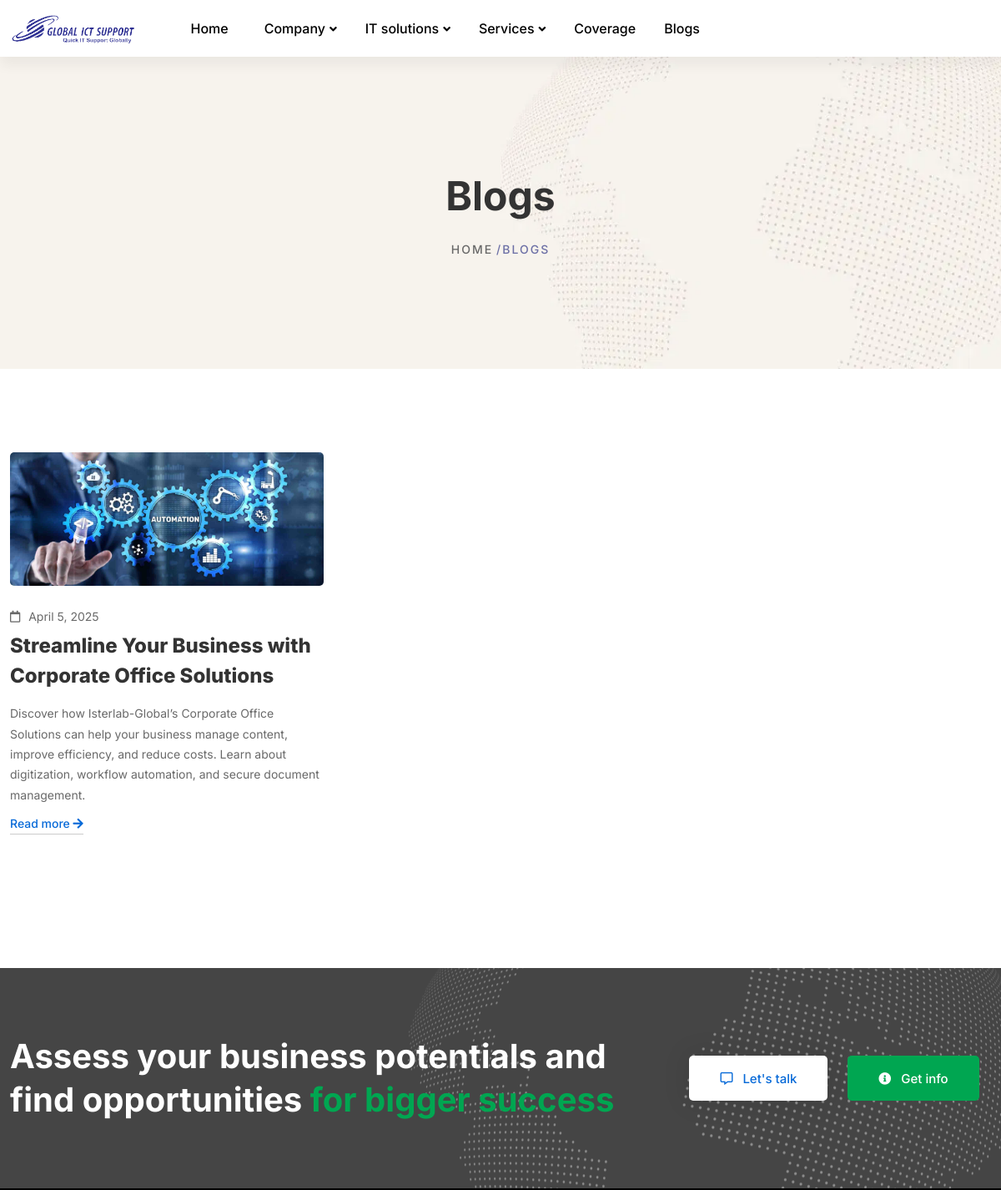
Page /blogs/ (upper part) on the earlier database version.
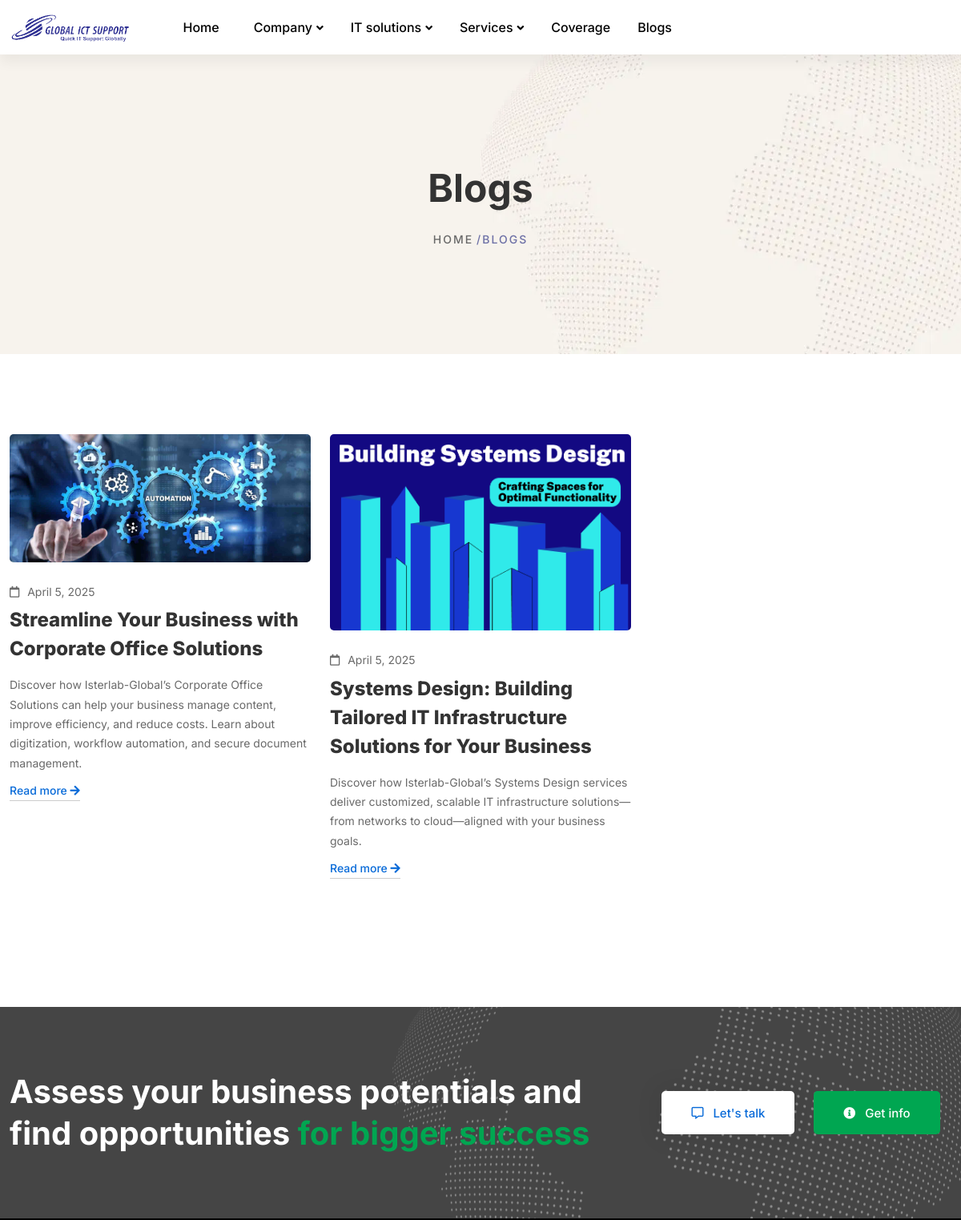
Same page on the later database version.
### landing/models.py (models this page shows, shortened)
class Blog(models.Model):
    id = models.UUIDField(primary_key=True,default=uuid.uuid4,editable=False)
    title = models.CharField(max_length=255)
    description = models.TextField()
    content = RichTextField()
    image = models.ImageField(upload_to="blogs", blank=True, null=True)
    created_at = models.DateTimeField(auto_now_add=True)
    tags = models.TextField()
    author = models.CharField(max_length=150,blank=True, null=True)
    slug = models.CharField(max_length=300,blank=True, null=True)

### landing/views.py (the view)
# urls.py: path("blogs/",blogs,name="blogs"),
def blogs(request):
    context = {
        "blogs":Blog.objects.all()
    }
    return render(request, 'pages/blogs.html',context)

### landing/context_processors.py (called while the page is built)
def global_context(request):
    global_services = Service.objects.all()[:6]
    global_solutions = Solution.objects.all()[:6]
    context = {
        "constance_services": global_services,
        "constance_solutions": global_solutions
    }
    return context

### templates/pages/blogs.html (shortened to what this page needs)
{% extends "base.html" %}
{% load static %}
{% block breadcrumbs %}
{% include "components/breadcrumbs.html" with section=' Blogs' %}
{% endblock breadcrumbs %}
{% block content %}
<div class="site-wrapper-reveal">
    <div class="blog-pages-wrapper section-space--ptb_100">
        <div class="container">
            <div class="row">
                {% for blog in blogs %}
                <div class="col-lg-4 col-md-6  mb-30 wow move-up">
                    <div class="single-blog-item blog-grid">
                        <div class="post-feature blog-thumbnail">
                            <a href="{% url "blog_details" blog.slug %}">
                                <img class="img-fluid" src="{% if blog.image %}{{blog.image.url}}{% endif %}" loading="lazy" alt={{blog.title}}">
                            </a>
                        </div>
                        <div class="post-info lg-blog-post-info">
                            <div class="post-meta">
                                <div class="post-date">
                                    <span class="far fa-calendar meta-icon"></span>
                                    {{blog.created_at | date}}
                                </div>
                            </div>
                            <h5 class="post-title font-weight--bold">
                                <a href="{% url "blog_details" blog.slug %}">{{blog.title}}</a>
                            </h5>
                            <div class="post-excerpt mt-15">
                                <p>{{blog.description}}</p>
                            </div>
                            <div class="btn-text">
                                <a href="{% url "blog_details" blog.slug %}">Read more <i class="ml-1 button-icon fas fa-arrow-right"></i></a>
                            </div>
                        </div>
                    </div>
                </div>
                {% endfor %}
            </div>
        </div>
    </div>
    <div class="cta-image-area_one section-space--ptb_80 cta-bg-image_one">
        <div class="container">
            <div class="row align-items-center">
                <div class="col-xl-8 col-lg-7">
                    <div class="cta-content md-text-center">
                        <h3 class="heading text-white">Assess your business potentials and find opportunities <span class="text-color-secondary">for bigger success</span></h3>
                    </div>
                </div>
                <div class="col-xl-4 col-lg-5">
                    <div class="cta-button-group--one text-center">
                        <a href="blog-grid-classic.html#" class="btn btn--white btn-one"><span class="btn-icon me-2"><i class="far fa-comment-alt"></i></span> Let's talk</a>
                        <a href="blog-grid-classic.html#" class="btn btn--secondary  btn-two"><span class="btn-icon me-2"><i class="fas fa-info-circle"></i></span> Get info</a>
                    </div>
                </div>
            </div>
        </div>
    </div>
</div>
{% endblock content %}

### templates/base.html (shortened to what this page needs)
<!DOCTYPE html>
<html class="no-js" lang="zxx" dir="ltr">
{% load static %}
{% get_media_prefix as MEDIA_URL %}
<head>
    <link rel="preload" href="{% static 'assets/css/vendor/vendor.min.css' %}" as="style" onload="this.onload=null;this.rel='stylesheet'">
    <link rel="preload" href="{% static 'assets/css/plugins/plugins.min.css' %}" as="style" onload="this.onload=null;this.rel='stylesheet'">
    <link rel="stylesheet" href="{% static 'assets/css/style.min.css' %}">
</head>
<body>
    {% include "partes/navbar.html" %}
    {% block breadcrumbs %}
    {% endblock breadcrumbs %}
    <div id="main-wrapper">
        {% block content %}
        {% endblock content %}
    </div>
</body>
</html>

### templates/partes/navbar.html (shortened to what this page needs)
{% load static %}
<div class="header-area header-area--default">
    <div class="header-bottom-wrap header-sticky">
        <div class="container-fluid">
            <div class="row">
                <div class="col-lg-12">
                    <div class="header default-menu-style position-relative">
                        <div class="header__logo">
                            <a href="{% url "home" %}">
                                <img loading="lazy"src="{% static 'assets/images/logo/isterlab-blue.png' %}"  aria-label="{{config.WEBSITE_NAME}} Logo" width="200" style = "width:250px" class="img-fluid" alt="">
                            </a>
                        </div>
                        <div class="header-midle-box">
                            <div class="header-bottom-wrap d-md-block d-none">
                                <div class="header-bottom-inner">
                                    <div class="header-bottom-left-wrap">
                                        <div class="header__navigation  d-none d-xl-block">
                                            <nav class="navigation-menu">
                                                <ul>
                                                    <li class="">
                                                        <a href="{% url "home" %}"><span>Home</span></a>
                                                    </li>
                                                    <li class="has-children has-children--multilevel-submenu">
                                                        <a href="#"><span>Company</span></a>
                                                    </li>
                                                    <li class="has-children has-children--multilevel-submenu">
                                                        <a href="#"><span>IT solutions</span></a>
                                                    </li>
                                                    <li class="has-children has-children--multilevel-submenu">
                                                        <a href="#"><span>Services</span></a>
                                                    </li>
                                                    <li class="">
                                                        <a href="{% url "coverages" %}"><span>Coverage</span></a>
                                                    </li>
                                                    <li class="">
                                                        <a href="{% url "blogs" %}"><span>Blogs</span></a>
                                                    </li>
                                                </ul>
                                            </nav>
                                        </div>
                                    </div>
                                </div>
                            </div>
                        </div>
                    </div>
                </div>
            </div>
        </div>
    </div>
</div>

### templates/components/breadcrumbs.html
{% load static %}
 <div class="breadcrumb-area">
    <div class="container">
        <div class="row">
            <div class="col-12">
                <div class="breadcrumb_box text-center">
                    <h2 class="breadcrumb-title">{{section}}</h2>
                    <ul class="breadcrumb-list">
                        <li class="breadcrumb-item"><a href="{% url "home" %}">Home</a></li>
                        <li class="breadcrumb-item active">{{section}}</li>
                    </ul>
                </div>
            </div>
        </div>
    </div>
</div>

### templates/partes/footer.html (shortened to what this page needs)
{% load static %}

Differences in the rows shown:
added Blog: image (picture), created_at "April 5, 2025", title "Systems Design: Building Tailored IT Infrastructure Solutions for Your Business", description "Discover how Isterlab-Global’s Systems Design services deliver customized, scalable IT infrastructure solutions—from networks to cloud—aligned with your business goals."
